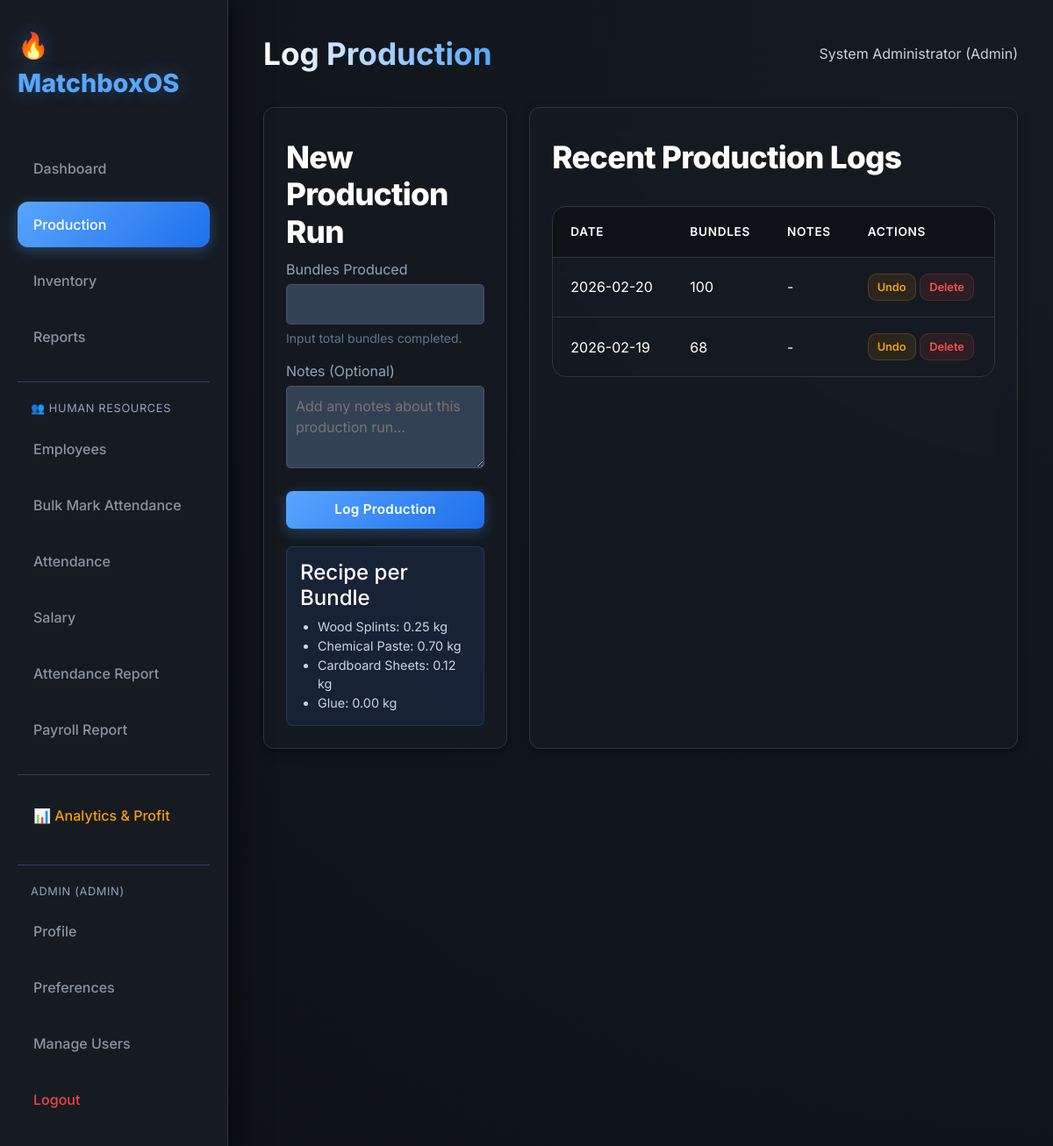
The app's page /production (signed in), older data.
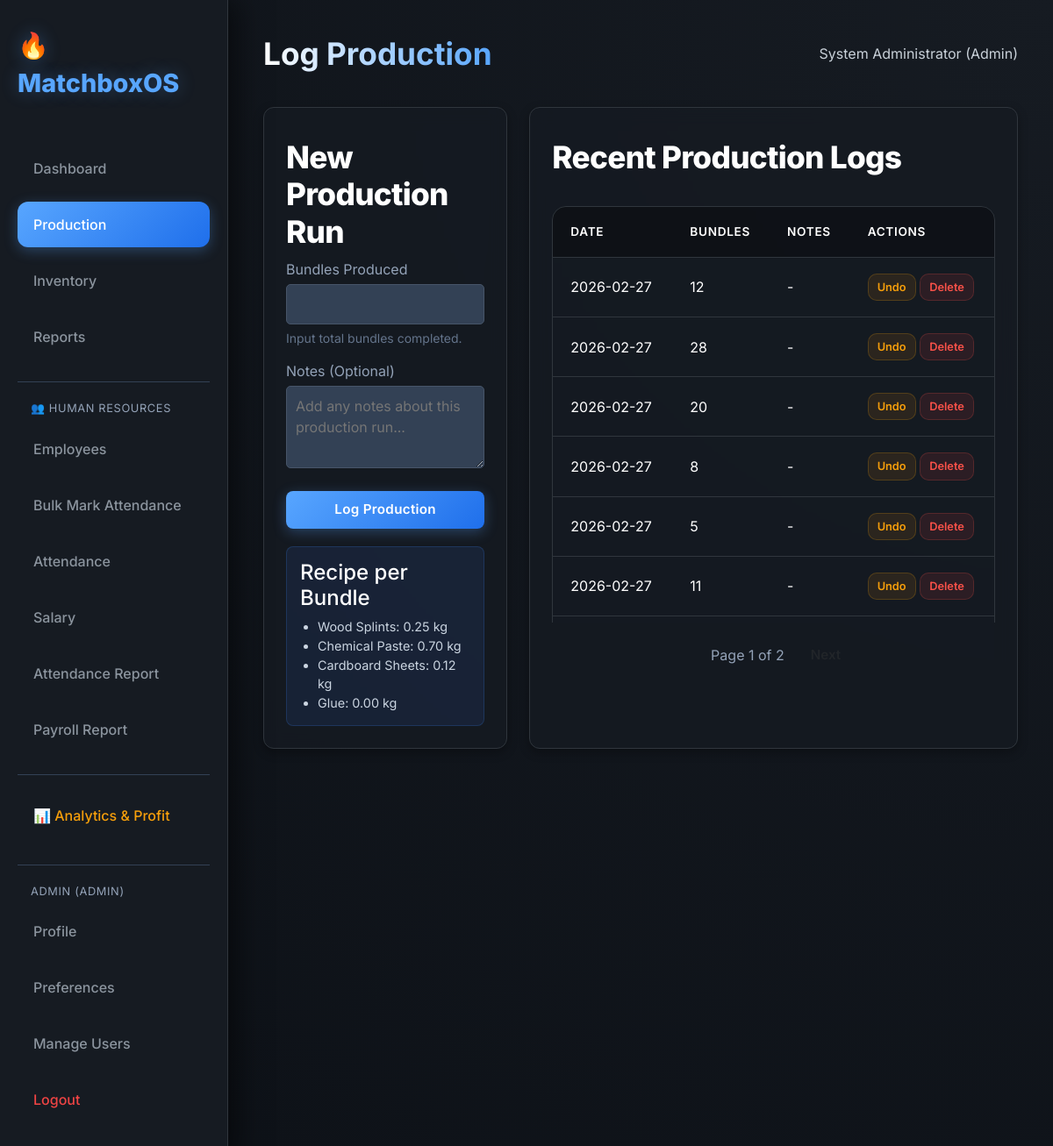
The same page, newer data.
### Payroll/auth_models.py (models this page shows, shortened)
class User(UserMixin, db.Model):
    __tablename__ = 'user'
    id = db.Column(db.Integer, primary_key=True)
    username = db.Column(db.String(80), unique=True, nullable=False, index=True)
    email = db.Column(db.String(120), unique=True, nullable=False, index=True)
    password_hash = db.Column(db.String(255), nullable=False)
    full_name = db.Column(db.String(100))
    role = db.Column(db.String(20), default='operator')  # admin, operator, viewer
    is_active = db.Column(db.Boolean, default=True)
    created_at = db.Column(db.DateTime, default=datetime.datetime.utcnow)
    last_login = db.Column(db.DateTime)
    def has_permission(self, permission):
        permissions = {
            'admin': ['view', 'create', 'edit', 'delete', 'manage_users', 'reports', 'analytics'],
            'manager': ['view', 'create', 'edit', 'reports'],
            'supervisor': ['view', 'create'],
            'operator': ['view', 'create', 'edit'],
            'viewer': ['view']
        }
        return permission in permissions.get(self.role, [])

### Payroll/models.py (models this page shows, shortened)
class RawMaterial(db.Model):
    __tablename__ = 'raw_material'
    id = db.Column(db.Integer, primary_key=True)
    name = db.Column(db.String(100), unique=True, nullable=False, index=True)
    quantity = db.Column(db.Float, default=0.0, nullable=False)
    unit = db.Column(db.String(20), nullable=False)
    unit_price = db.Column(db.Float, default=0.0, nullable=False)
    created_at = db.Column(db.DateTime, default=datetime.datetime.utcnow)
    updated_at = db.Column(
        db.DateTime, default=datetime.datetime.utcnow, onupdate=datetime.datetime.utcnow)
    __table_args__ = (
        db.CheckConstraint('quantity >= 0', name='check_quantity_positive'),
        db.CheckConstraint('unit_price >= 0', name='check_price_positive'),
    )

class Recipe(db.Model):
    __tablename__ = 'recipe'
    id = db.Column(db.Integer, primary_key=True)
    material_id = db.Column(db.Integer, db.ForeignKey(
        'raw_material.id'), nullable=False)
    quantity_per_bundle = db.Column(db.Float, nullable=False)
    is_active = db.Column(db.Boolean, default=True)
    created_at = db.Column(db.DateTime, default=datetime.datetime.utcnow)
    updated_at = db.Column(
        db.DateTime, default=datetime.datetime.utcnow, onupdate=datetime.datetime.utcnow)
    material = db.relationship(
        'RawMaterial', backref=db.backref('recipe_items', lazy='dynamic'))
    __table_args__ = (
        db.CheckConstraint('quantity_per_bundle >= 0',
                           name='check_recipe_quantity_non_negative'),
    )

class ProductionLog(db.Model):
    __tablename__ = 'production_log'
    id = db.Column(db.Integer, primary_key=True)
    date = db.Column(db.Date, default=datetime.date.today,
                     nullable=False, index=True)
    bundles_produced = db.Column(db.Integer, nullable=False)
    notes = db.Column(db.Text, nullable=True)
    is_deleted = db.Column(db.Boolean, default=False)  # Soft delete
    created_at = db.Column(db.DateTime, default=datetime.datetime.utcnow)
    __table_args__ = (
        db.CheckConstraint('bundles_produced > 0',
                           name='check_bundles_positive'),
    )

### Payroll/routes.py (the view, shortened to what this page needs)
@bp.route('/production', methods=['GET', 'POST'])
@login_required
def production():
    page = request.args.get('page', 1, type=int)
    per_page = 10
    pagination = ProductionLog.query.filter_by(is_deleted=False)\
        .order_by(ProductionLog.date.desc(), ProductionLog.id.desc())\
        .paginate(page=page, per_page=per_page, error_out=False)
    recipe = ProductionService.get_active_recipe()
    recipe_display = []
    for material_name, qty in recipe.items():
        material = RawMaterial.query.filter_by(name=material_name).first()
        recipe_display.append({
            'name': material_name,
            'quantity': qty,
            'unit': material.unit if material else ''
        })
    return render_template('production.html',
                         logs=pagination.items,
                         pagination=pagination,
                         recipe=recipe_display)

### Payroll/templates/production.html (shortened to what this page needs)
{% extends "base.html" %}
{% block header %}Log Production{% endblock %}
{% block content %}
<div class="grid-container" style="grid-template-columns: 1fr 2fr;">
    <div class="card">
        <h3>New Production Run</h3>
        <form method="POST" action="{{ url_for('main.production') }}">
            <div style="margin-bottom: 15px;">
                <label style="display: block; margin-bottom: 5px; color: #94a3b8;">Bundles Produced</label>
                <input type="number" name="quantity" min="1" required
                    style="width: 100%; padding: 10px; background: #334155; border: 1px solid #475569; color: white; border-radius: 5px;">
                <small style="color: #64748b; display: block; margin-top: 5px;">Input total bundles completed.</small>
            </div>
            <div style="margin-bottom: 20px;">
                <label style="display: block; margin-bottom: 5px; color: #94a3b8;">Notes (Optional)</label>
                <textarea name="notes" rows="3"
                    style="width: 100%; padding: 10px; background: #334155; border: 1px solid #475569; color: white; border-radius: 5px; resize: vertical;"
                    placeholder="Add any notes about this production run..."></textarea>
            </div>
            <button type="submit" class="btn btn-primary" style="width: 100%;">Log Production</button>
        </form>
        <div
            style="margin-top: 20px; padding: 15px; background: rgba(59, 130, 246, 0.1); border-radius: 8px; border: 1px solid rgba(59, 130, 246, 0.2);">
            <h4 style="margin-top: 0; color: #3b82f6;">Recipe per Bundle</h4>
            <ul style="padding-left: 20px; font-size: 0.9rem; color: #cbd5e1; margin-bottom: 0;">
                {% for item in recipe %}
                <li>{{ item.name }}: {{ "%.2f"|format(item.quantity) }} {{ item.unit }}</li>
                {% endfor %}
            </ul>
        </div>
    </div>
    <div class="card">
        <h3>Recent Production Logs</h3>
        <div style="max-height: 500px; overflow-y: auto;">
            <table>
                <thead>
                    <tr>
                        <th>Date</th>
                        <th>Bundles</th>
                        <th>Notes</th>
                        <th>Actions</th>
                    </tr>
                </thead>
                <tbody>
                    {% for log in logs %}
                    <tr>
                        <td>{{ log.date }}</td>
                        <td>{{ log.bundles_produced }}</td>
                        <td style="max-width: 200px; overflow: hidden; text-overflow: ellipsis; white-space: nowrap;">
                            {{ log.notes or '-' }}
                        </td>
                        <td>
                            <form method="POST" action="{{ url_for('main.undo_production', id=log.id) }}"
                                style="display: inline;">
                                <button type="submit" class="btn"
                                    style="padding: 5px 10px; font-size: 0.8rem; background: rgba(245, 158, 11, 0.1); color: #f59e0b; border: 1px solid rgba(245, 158, 11, 0.2);"
                                    onclick="return confirm('Undo this production? Materials will be restored.')">Undo</button>
                            </form>
                            <a href="{{ url_for('main.delete_production', id=log.id) }}" class="btn btn-danger"
                                style="padding: 5px 10px; font-size: 0.8rem;"
                                onclick="return confirm('Delete this production log?')">Delete</a>
                        </td>
                    </tr>
                    {% else %}
                    <tr>
                        <td colspan="4" style="text-align: center; color: #94a3b8; padding: 30px;">No production logs
                            yet.</td>
                    </tr>
                    {% endfor %}
                </tbody>
            </table>
        </div>
        {% if pagination and pagination.pages > 1 %}
        <div style="margin-top: 20px; text-align: center;">
            <div style="display: inline-flex; gap: 5px;">
                <span style="padding: 5px 15px; color: #94a3b8;">
                    Page {{ pagination.page }} of {{ pagination.pages }}
                </span>
                {% if pagination.has_next %}
                <a href="{{ url_for('main.production', page=pagination.next_num) }}" class="btn"
                    style="padding: 5px 10px;">Next</a>
                {% endif %}
            </div>
        </div>
        {% endif %}
    </div>
</div>
{% endblock %}

### Payroll/templates/base.html (shortened to what this page needs)
<!DOCTYPE html>
<html lang="en">
<head>
    <link href="https://cdn.jsdelivr.net/npm/bootstrap@5.3.0/dist/css/bootstrap.min.css" rel="stylesheet">
    <link rel="stylesheet" href="https://cdnjs.cloudflare.com/ajax/libs/font-awesome/6.4.0/css/all.min.css">
    <link rel="stylesheet" href="{{ url_for('static', filename='css/style.css') }}?v=999999">
</head>
<body>
    <div class="sidebar">
        <div class="logo">🔥 MatchboxOS</div>
        <nav>
            <a href="{{ url_for('main.dashboard') }}"
                class="nav-link {% if request.endpoint == 'main.dashboard' %}active{% endif %}">Dashboard</a>
            <a href="{{ url_for('main.production') }}"
                class="nav-link {% if request.endpoint == 'main.production' %}active{% endif %}">Production</a>
            <a href="{{ url_for('main.inventory') }}"
                class="nav-link {% if request.endpoint == 'main.inventory' %}active{% endif %}">Inventory</a>
            {% if current_user.role != 'supervisor' %}
            <a href="{{ url_for('main.reports') }}"
                class="nav-link {% if request.endpoint == 'main.reports' %}active{% endif %}">Reports</a>
            {% endif %}
            <div style="margin-top: 25px; border-top: 1px solid #334155; padding-top: 20px;">
                <div
                    style="color: #94a3b8; font-size: 0.8rem; padding: 0 15px 10px; text-transform: uppercase; letter-spacing: 0.05em;">
                    👥 Human Resources
                </div>
                <a href="{{ url_for('employee.list_employees') }}"
                    class="nav-link {% if request.endpoint == 'employee.list_employees' %}active{% endif %}">Employees</a>
                <a href="{{ url_for('employee.bulk_attendance') }}"
                    class="nav-link {% if request.endpoint == 'employee.bulk_attendance' %}active{% endif %}">Bulk Mark
                    Attendance</a>
                <a href="{{ url_for('employee.attendance_list') }}"
                    class="nav-link {% if request.endpoint == 'employee.attendance_list' %}active{% endif %}">Attendance</a>
                {% if current_user.role != 'supervisor' %}
                <a href="{{ url_for('employee.salary_list') }}"
                    class="nav-link {% if request.endpoint == 'employee.salary_list' %}active{% endif %}">Salary</a>
                {% endif %}
                <a href="{{ url_for('employee.attendance_report') }}"
                    class="nav-link {% if request.endpoint == 'employee.attendance_report' %}active{% endif %}">Attendance
                    Report</a>
                {% if current_user.role != 'supervisor' %}
                <a href="{{ url_for('employee.payroll_report') }}"
                    class="nav-link {% if request.endpoint == 'employee.payroll_report' %}active{% endif %}">Payroll
                    Report</a>
                {% endif %}
            </div>
            {% if current_user.is_authenticated and current_user.role == 'admin' %}
            <div style="margin-top: 25px; border-top: 1px solid #334155; padding-top: 20px;">
                <a href="{{ url_for('main.analytics') }}"
                    class="nav-link {% if request.endpoint == 'main.analytics' %}active{% endif %}"
                    style="color: #f59e0b;">📊 Analytics & Profit</a>
            </div>
            {% endif %}
            <div style="margin-top: 30px; border-top: 1px solid #334155; padding-top: 20px;">
                {% if current_user.is_authenticated %}
                <div
                    style="color: #94a3b8; font-size: 0.8rem; padding: 0 15px 10px; text-transform: uppercase; letter-spacing: 0.05em;">
                    {{ current_user.username }} ({{ current_user.role }})
                </div>
                <a href="{{ url_for('auth.profile') }}"
                    class="nav-link {% if request.endpoint == 'auth.profile' %}active{% endif %}">Profile</a>
                <a href="{{ url_for('auth.preferences') }}"
                    class="nav-link {% if request.endpoint == 'auth.preferences' %}active{% endif %}">Preferences</a>
                {% if current_user.has_permission('manage_users') %}
                <a href="{{ url_for('auth.users') }}"
                    class="nav-link {% if request.endpoint == 'auth.users' %}active{% endif %}">Manage Users</a>
                {% endif %}
                <a href="{{ url_for('auth.logout') }}" class="nav-link" style="color: #ef4444;">Logout</a>
                {% else %}
                <a href="{{ url_for('auth.login') }}"
                    class="nav-link {% if request.endpoint == 'auth.login' %}active{% endif %}">Login</a>
                {% endif %}
            </div>
        </nav>
    </div>
    <div class="main-content">
        <header>
            <h1>{% block header %}Dashboard{% endblock %}</h1>
            <div class="user-profile">
                {% if current_user.is_authenticated %}
                {{ current_user.full_name or current_user.username }} ({{ current_user.role|capitalize }})
                {% else %}
                Guest
                {% endif %}
            </div>
        </header>
        {% block content %}{% endblock %}
    </div>
</body>
</html>

Row changes from the older to the newer data that the page shows:
no longer on this page (row unchanged): ProductionLog: date "2026-02-20", bundles_produced "100", notes "-"
no longer on this page (row unchanged): ProductionLog: date "2026-02-19", bundles_produced "68", notes "-"
added ProductionLog: date "2026-02-27", bundles_produced "12", notes "-"
added ProductionLog: date "2026-02-27", bundles_produced "28", notes "-"
added ProductionLog: date "2026-02-27", bundles_produced "20", notes "-"
added ProductionLog: date "2026-02-27", bundles_produced "8", notes "-"
added ProductionLog: date "2026-02-27", bundles_produced "5", notes "-"
added ProductionLog: date "2026-02-27", bundles_produced "11", notes "-"
Text that changed along with them:
{{ pagination.page }}: (not shown) → "1"
{{ pagination.pages }}: (not shown) → "2"
text now shown: "Page of"
